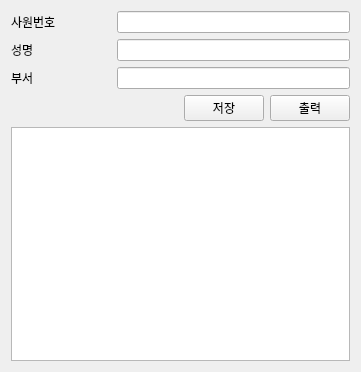
<?xml version="1.0" encoding="UTF-8"?>
<ui version="4.0">
 <class>Widget</class>
 <widget class="QWidget" name="Widget">
  <property name="geometry">
   <rect>
    <x>0</x>
    <y>0</y>
    <width>361</width>
    <height>372</height>
   </rect>
  </property>
  <property name="windowTitle">
   <string>Widget</string>
  </property>
  <layout class="QVBoxLayout" name="verticalLayout">
   <item>
    <layout class="QHBoxLayout" name="horizontalLayout">
     <item>
      <widget class="QLabel" name="label">
       <property name="minimumSize">
        <size>
         <width>100</width>
         <height>0</height>
        </size>
       </property>
       <property name="maximumSize">
        <size>
         <width>100</width>
         <height>16777215</height>
        </size>
       </property>
       <property name="text">
        <string>사원번호</string>
       </property>
      </widget>
     </item>
     <item>
      <widget class="QLineEdit" name="leNum"/>
     </item>
    </layout>
   </item>
   <item>
    <layout class="QHBoxLayout" name="horizontalLayout_2">
     <item>
      <widget class="QLabel" name="label_2">
       <property name="minimumSize">
        <size>
         <width>100</width>
         <height>0</height>
        </size>
       </property>
       <property name="maximumSize">
        <size>
         <width>100</width>
         <height>16777215</height>
        </size>
       </property>
       <property name="text">
        <string>성명</string>
       </property>
      </widget>
     </item>
     <item>
      <widget class="QLineEdit" name="leName"/>
     </item>
    </layout>
   </item>
   <item>
    <layout class="QHBoxLayout" name="horizontalLayout_3">
     <item>
      <widget class="QLabel" name="label_3">
       <property name="minimumSize">
        <size>
         <width>100</width>
         <height>0</height>
        </size>
       </property>
       <property name="maximumSize">
        <size>
         <width>100</width>
         <height>16777215</height>
        </size>
       </property>
       <property name="text">
        <string>부서</string>
       </property>
      </widget>
     </item>
     <item>
      <widget class="QLineEdit" name="lePart"/>
     </item>
    </layout>
   </item>
   <item>
    <layout class="QHBoxLayout" name="horizontalLayout_4">
     <item>
      <spacer name="horizontalSpacer">
       <property name="orientation">
        <enum>Qt::Horizontal</enum>
       </property>
       <property name="sizeHint" stdset="0">
        <size>
         <width>40</width>
         <height>20</height>
        </size>
       </property>
      </spacer>
     </item>
     <item>
      <widget class="QPushButton" name="pbtSave">
       <property name="text">
        <string>저장</string>
       </property>
      </widget>
     </item>
     <item>
      <widget class="QPushButton" name="pbtPrint">
       <property name="text">
        <string>출력</string>
       </property>
      </widget>
     </item>
    </layout>
   </item>
   <item>
    <layout class="QVBoxLayout" name="verticalLayout_2">
     <item>
      <widget class="QTextEdit" name="textEdit"/>
     </item>
    </layout>
   </item>
  </layout>
 </widget>
 <resources/>
 <connections/>
</ui>
